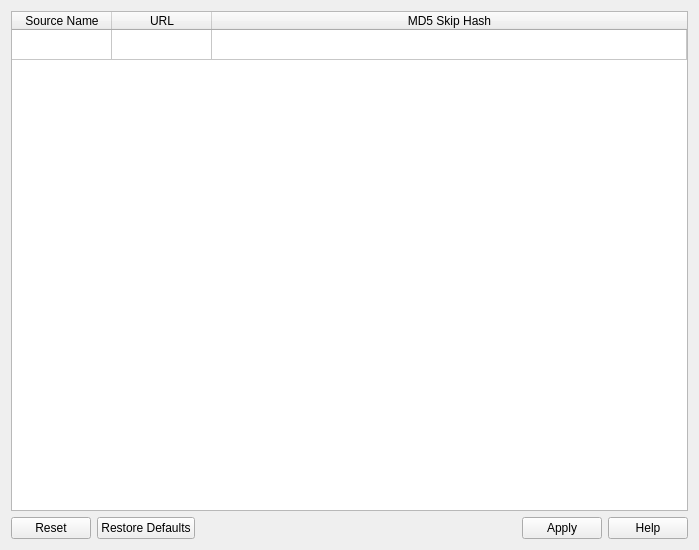
<?xml version="1.0" encoding="UTF-8"?>
<ui version="4.0">
 <class>AudioSourceSettings</class>
 <widget class="QWidget" name="AudioSourceSettings">
  <property name="geometry">
   <rect>
    <x>0</x>
    <y>0</y>
    <width>699</width>
    <height>550</height>
   </rect>
  </property>
  <property name="windowTitle">
   <string>Form</string>
  </property>
  <layout class="QVBoxLayout" name="verticalLayout">
   <item>
    <widget class="QTableWidget" name="table">
     <property name="selectionMode">
      <enum>QAbstractItemView::NoSelection</enum>
     </property>
     <property name="rowCount">
      <number>1</number>
     </property>
     <attribute name="horizontalHeaderCascadingSectionResizes">
      <bool>false</bool>
     </attribute>
     <attribute name="horizontalHeaderStretchLastSection">
      <bool>true</bool>
     </attribute>
     <attribute name="verticalHeaderVisible">
      <bool>false</bool>
     </attribute>
     <row/>
     <column>
      <property name="text">
       <string>Source Name</string>
      </property>
     </column>
     <column>
      <property name="text">
       <string>URL</string>
      </property>
     </column>
     <column>
      <property name="text">
       <string>MD5 Skip Hash</string>
      </property>
     </column>
    </widget>
   </item>
   <item>
    <widget class="QDialogButtonBox" name="buttonBox">
     <property name="standardButtons">
      <set>QDialogButtonBox::Apply|QDialogButtonBox::Help|QDialogButtonBox::Reset|QDialogButtonBox::RestoreDefaults</set>
     </property>
    </widget>
   </item>
  </layout>
 </widget>
 <resources/>
 <connections/>
</ui>
